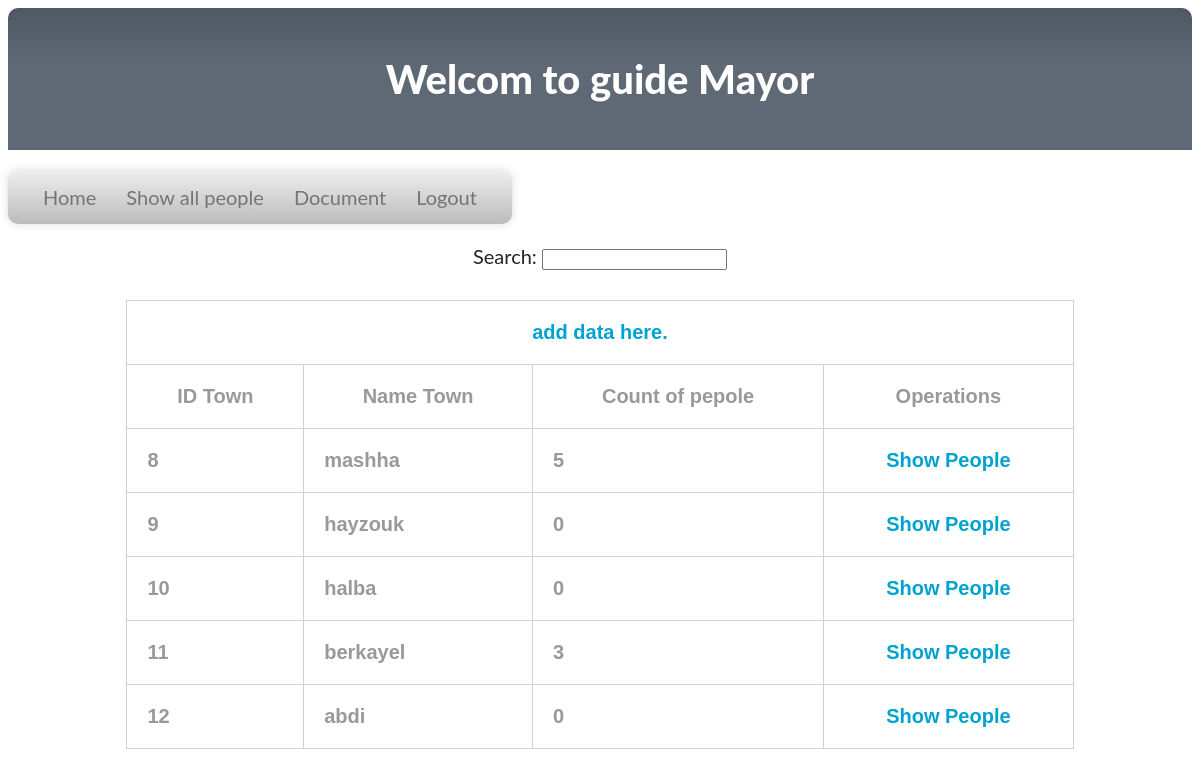
The app's page /ppltown.php with its own data.
### tables this page shows
CREATE TABLE IF NOT EXISTS `town` (
  `id` int(11) NOT NULL AUTO_INCREMENT,
  `name` varchar(20) NOT NULL,
  `governorate` varchar(20) NOT NULL,
  `district` varchar(20) NOT NULL,
  `deletee` varchar(20) NOT NULL DEFAULT 'false',
  PRIMARY KEY (`id`)
);

### src/ppltown.php (the view, shortened to what this page needs)
<!DOCTYPE html>
<html>
<head>
  <link rel="stylesheet" type="text/css" media="screen" href="main.css" />
</head>
<body>
<div class="header" >
<h1> Welcom to guide Mayor </h1>
</div>
<nav >
	<ul>
		<li><a href="officer.php">Home</a></li>
		<li><a href="ppltown.php">Show all people</a>
		</li>
		<li><a href="#">Document   </a>
		</li>
		<li><a href="logout.php">Logout</a></li>
	</ul>
</nav>
<center>
<center>
<div id="body">
<form>
Search: <input type="text" onkeyup="showHint(this.value)">
</form>
<pSuggestions: <div id="txtHint"></div></p>
 <div id="content">
    <table align="center">
    <tr>
    <th colspan="14"><a href="addppl.php">add data here.</a></th>
    </tr>
    <th>ID Town</th>
    <th>Name Town</th>
    <th>Count of pepole</th>
    <th colspan="2">Operations</th>
    <?php
    $con= mysqli_connect("localhost", "root","", "guide");
 $sql_query="SELECT * FROM town ";
 $result=mysqli_query($con,$sql_query);
 while($row=mysqli_fetch_row($result))
 {
  ?>
        <tr>
        <td><?php echo $row[0]; ?></td>
        <td><?php echo $row[1]; ?></td>
        <td><?php
            $conn= mysqli_connect("localhost", "root","", "guide");
            $sqll="select count(*) as total from people where townid='$row[0]'";
            $resultt=mysqli_query($conn,$sqll);
            $data=mysqli_fetch_assoc($resultt);
            echo $data['total'];
        ?></td>
  <td align="center">
  <a href="<?php echo "showppl.php?id=$row[0]" ?>"
  >Show People</a>
   </td>
        </tr>
        <?php
 }
 ?>
    </table>
    </div>
</center>
</body>
</html>

### src/css/main.css (style rules this page uses)
body { font-size: 20px; color: #212529; font-family: 'Lato', 'Times New Roman', serif; }
h1, h2, h3, h4, h5, h6 { font-weight: 800; font-family: 'Lato', 'Helvetica Neue', Helvetica, Arial, sans-serif; }
a { color: #212529; -webkit-transition: all 0.2s; -moz-transition: all 0.2s; transition: all 0.2s; }

### src/ppltown.php (style rules this page uses)
nav ul { background: #efefef; background: linear-gradient(top, #efefef 0%, #bbbbbb 100%); background: -moz-linear-gradient(top, #efefef 0%, #bbbbbb 100%); background: -webkit-linear-gradient(top, #efefef 0%,#bbbbbb 100%); box-shadow: 0px 0px 9px rgba(0,0,0,0.15); padding: 0 20px; border-radius: 10px; list-style: none; position: relative; display: inline-table; }
nav ul:after { content: ""; clear: both; display: block; }
nav ul li { float: left; }
nav ul li a { display: block; padding:15px ; color: #757575; text-decoration: none; }
.header { color: white; background: #4b545f; background: linear-gradient(top, #4f5964 0%, #5f6975 40%); background: -moz-linear-gradient(top, #4f5964 0%, #5f6975 40%); background: -webkit-linear-gradient(top, #4f5964 0%,#5f6975 40%); text-align: center; border-radius: 10px 10px 0px 0px; padding:20px; }
table { width:80%; font-family:Tahoma, Geneva, sans-serif; font-weight:bolder; color:#999; margin-bottom:80px; }
table a { text-decoration:none; color:#00a2d1; }
table,td,th { border-collapse:collapse; border:solid #d0d0d0 1px; padding:20px; }

### records on screen
town: id "8", name "mashha", total "5"
town: id "9", name "hayzouk", total "0"
town: id "10", name "halba", total "0"
town: id "11", name "berkayel", total "3"
town: id "12", name "abdi", total "0"
